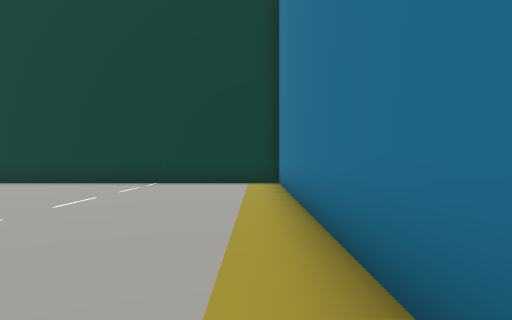
[1] (above)

14 first-person views from a walk through a Unity game level. The camera is 1.5 m above the floor, looks level and sees 75° across. The floor is counted in squares, 2 m on a side. Each view is taken from the middle of a square. On the plan, view 1 faces up. The plan holds only what a view shows up to about 11 squares ahead; the rest is blank. The place goes on beyond the plan. The player is left out.

[2]
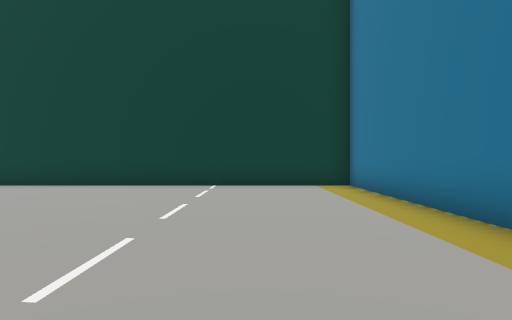

[3]
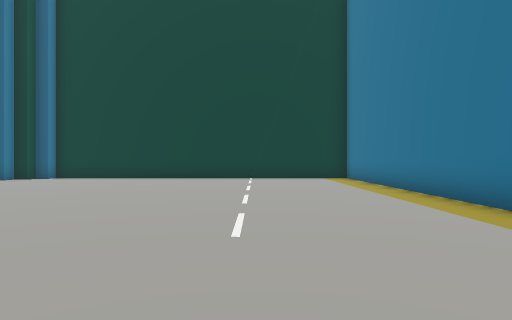

[4]
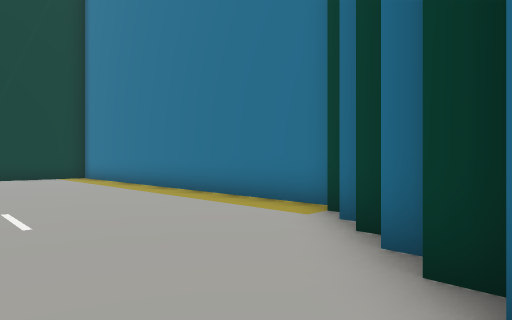

[5]
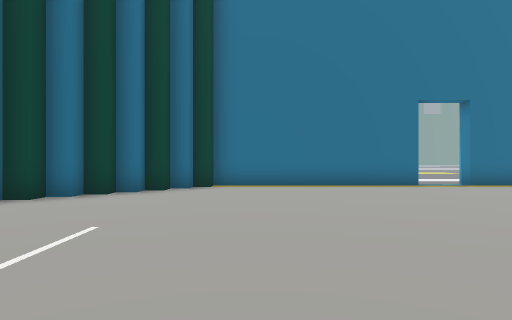

[6]
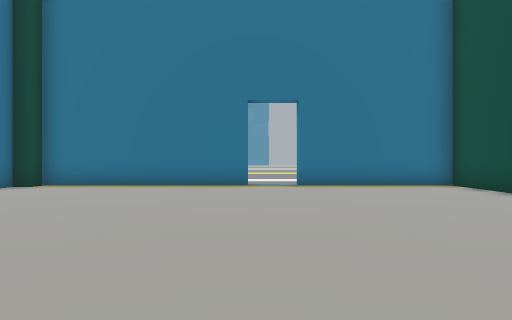

[7]
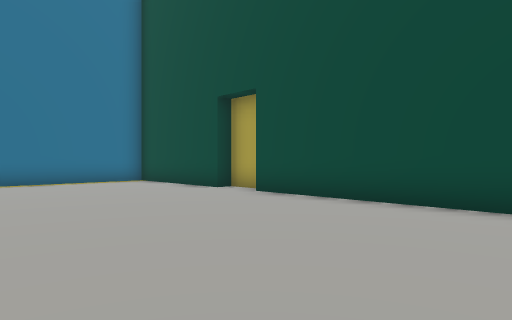

[8]
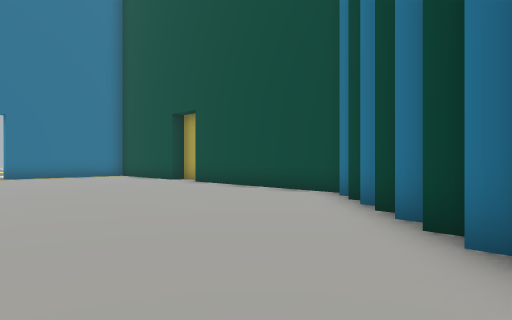

[9]
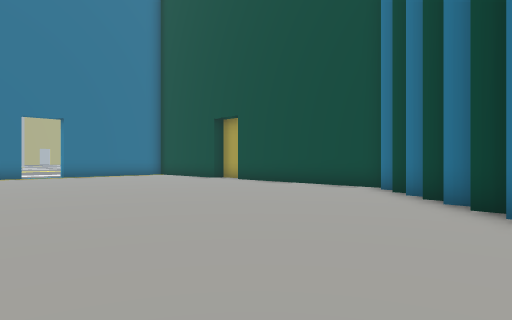

[10]
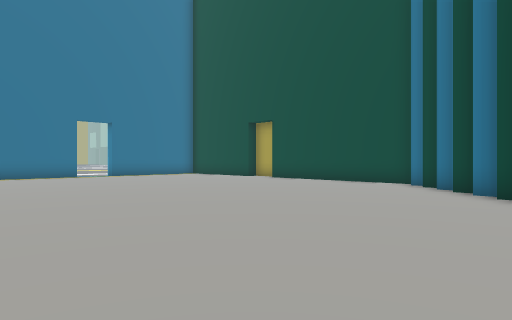

[11]
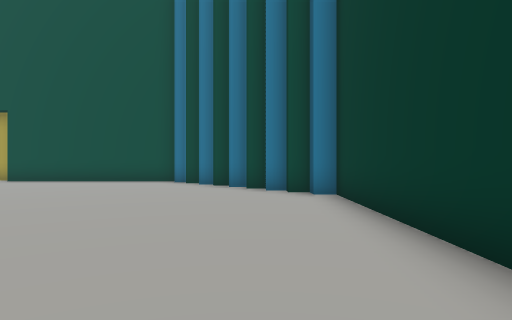

[12]
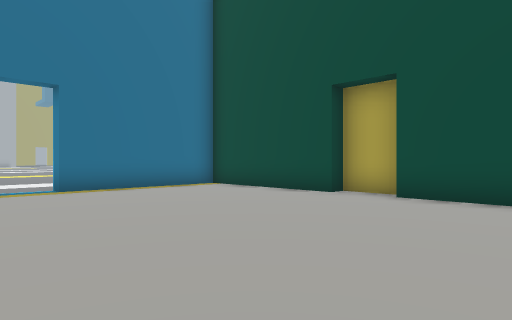

[13]
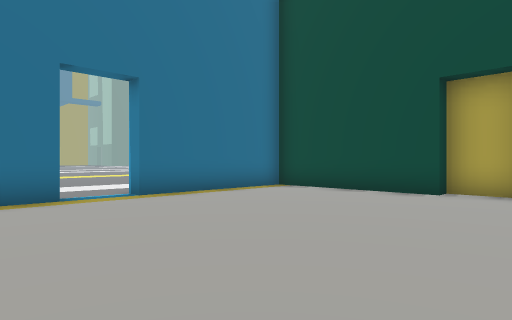

[14]
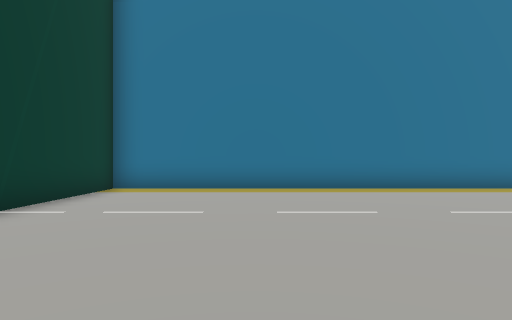

### Floor plan
Points are (right, up) in squares from view 1. A wall is a line through its corners. A room is listed if a view was taken in it or the views show most of it. See-through windows are left out.
Room 1 (views 1, 2, 3, 4, 5, 6, 7, 8, 9, 10, 11, 12, 13, 14)
walls: (-13.8, 8.2) (-13.8, 7.8); (-12.8, 9.2) (-12.8, 8.8); (-13.3, 8.8) (-13.3, 8.2); (-14.3, 7.8) (-14.3, 7.2); (-14.8, 7.2) (-14.8, 6.8); (-12.3, 9.9) (-12.3, 9.2); (-15.8, 6.1) (-15.8, 0.2); (-16.3, 0.1) (-16.3, -1.2) (-15.8, -1.2) (-15.8, -5.7) (-11.3, -5.7) (-11.3, -6.2); (-9.9, -5.7) (-3.8, -5.7) (-3.8, -5.3) (-3.3, -5.3) (-3.3, -4.7) (-2.8, -4.7) (-2.8, -4.3) (-2.3, -4.3) (-2.3, -3.7) (-1.7, -3.7) (-1.7, -3.3) (-1.2, -3.3) (-1.2, -2.8) (-0.7, -2.8) (-0.7, -2.2) (-0.2, -2.2) (-0.2, -1.8); (0.8, -1) (0.8, 10.8) (-11.3, 10.8) (-11.3, 10.3) (-11.8, 10.3) (-11.8, 9.8)
ways out: opening at (-10.5, -6)

Positions as (right, up) in squares from view 1, and headings:
1: (0, 0), facing up
2: (-2, 1), facing up
3: (-3, -3), facing up
4: (-4, -4), facing up-right
5: (-5, 4), facing down
6: (-10, 4), facing down
7: (-10, 6), facing down-left
8: (-9, 10), facing down-left
9: (-7, 10), facing down-left
10: (-5, 10), facing down-left
11: (-4, 9), facing left
12: (-9, 3), facing down-left
13: (-8, 1), facing down-left
14: (-8, 7), facing right
